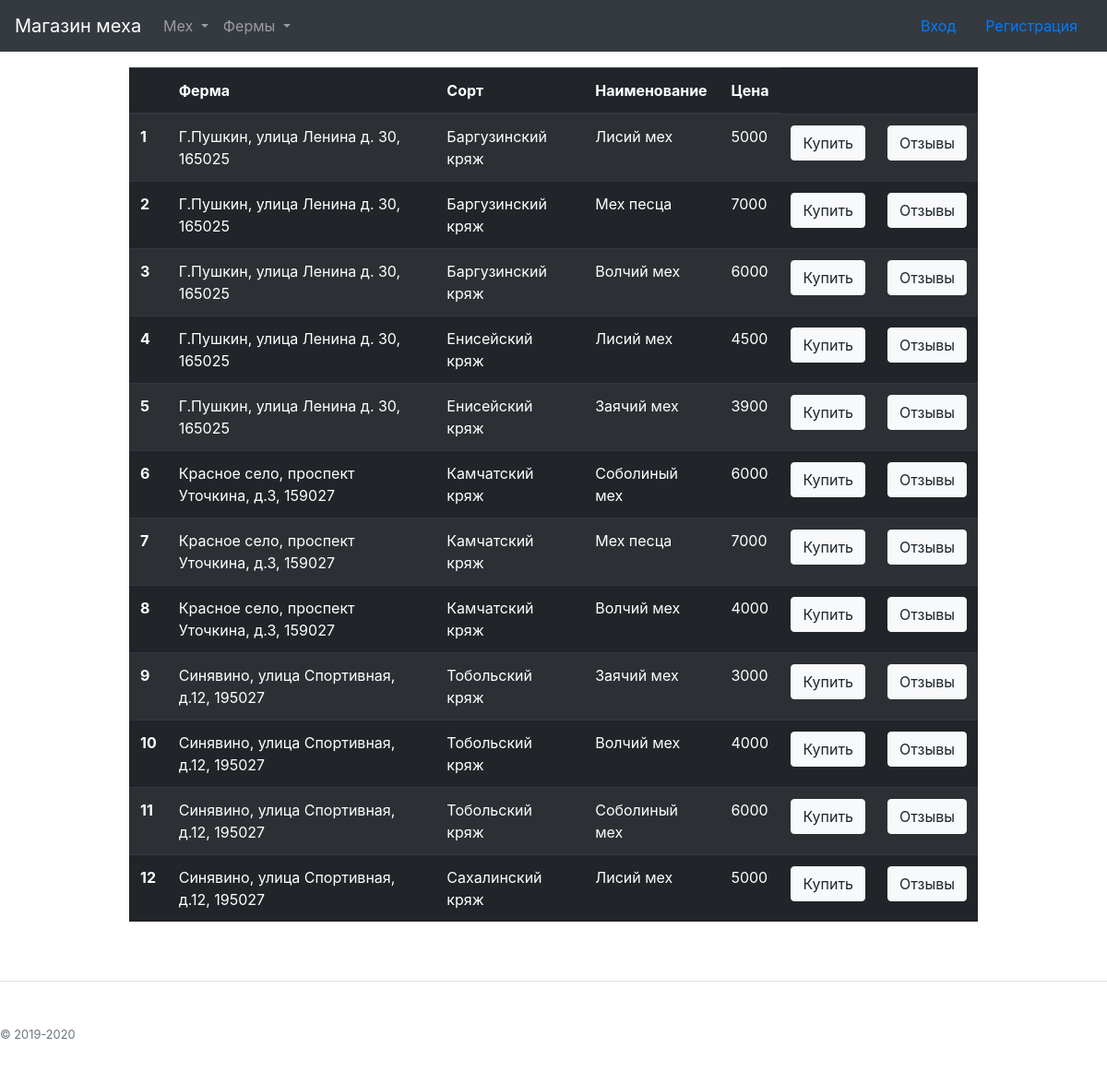
Screenshot of /furlist/ with the database file from the repository.
### fur_shop/models.py (models this page shows)
class Fur(models.Model):
    fur_id = models.IntegerField(primary_key=True)
    name = models.CharField(max_length=50)
    sort = models.CharField(max_length=50)
    farm = models.ForeignKey(Farm, on_delete=models.CASCADE)
    price = models.IntegerField()

class Farm(models.Model):
    farm_id = models.IntegerField(primary_key=True)
    adress = models.CharField(max_length=50)
    surname = models.CharField(max_length=50)
    phone = models.IntegerField()

### fur_shop/views.py (the view)
# urls.py: url(r"^furlist/",views.FurList.as_view(), name="fur_list"),
class FurList(ListView):
    model = Fur
    template_name = 'fur_list.html'

### Templates/fur_list.html
{% extends 'base.html' %}
{% load crispy_forms_tags %}
{% block content %}
<table class="table table-striped table-dark">
    <thead >
    <tr>
        <th scope="col"></th>
        <th scope="col">Ферма</th>
        <th scope="col">Сорт</th>
        <th scope="col">Наименование</th>
        <th scope="col">Цена</th>
    </tr>
    </thead>
    <tbody>
    {% for fur in object_list %}
        <tr>
            <th scope="row">{{ forloop.counter }}</th>
            <td>{{ fur.farm.adress }}</td>
            <td>{{ fur.sort }}</td>
            <td>{{ fur.name }}</td>
            <td>{{ fur.price}}</td>
            <td><a href="{% url 'fur_buy' fur.fur_id %}" class=" btn btn-light" >Купить</a></td>
            <td><a href="{% url 'reviews' fur.fur_id %}" class=" btn btn-light" >Отзывы</a></td>
        </tr>
    {% endfor %}
    </tbody>
</table>
{% endblock %}

### Templates/base.html (shortened to what this page needs)
<!doctype html>
<html lang="en">
  <head>
    <link rel="stylesheet" href="https://stackpath.bootstrapcdn.com/bootstrap/4.1.3/css/bootstrap.min.css">
    <link rel="stylesheet" href = "https://use.fontawesome.com/releases/v5.8.2/css/all.css">
  </head>
  <body>
  <nav class="navbar navbar-expand-md navbar-dark fixed-top bg-dark">
  <a class="navbar-brand" href="{% url 'home' %}">  Магазин меха</a>
<div class="collapse navbar-collapse" id="navbarCollapse">
    <ul class="navbar-nav mr-auto">
          <li class="nav-item dropdown">
        <a class="nav-link dropdown-toggle" href="#" id="navbarDropdown" role="button" data-toggle="dropdown" aria-haspopup="true" aria-expanded="false">
         Мех
        </a>
        </li>
       <li class="nav-item dropdown">
        <a class="nav-link dropdown-toggle" href="#" id="navbarDropdown2" role="button" data-toggle="dropdown" aria-haspopup="true" aria-expanded="false">
         Фермы
        </a>
        </li>
    </ul>
  </div>
      <form class="form-inline my-2 my-lg-0">
      {% if not user.is_authenticated %}
        <a class="nav-link"  href="{% url 'login' %}"> Вход <span class="sr-only">(current)</span></a>
       {% endif %}
      {% if not user.is_authenticated %}
        <a class="nav-link"  href="{% url 'register' %}"> Регистрация <span class="sr-only">(current)</span></a>
         {% endif %}
    </form>
</nav>
    <div class="container">
      <div class="row justify-content-center">
        <div class="col-10">
          {% block content %}
          {% endblock %}
        </div>
      </div>
    </div>
<footer class="pt-4 my-md-5 pt-md-5 border-top">
    <div class="row">
      <div class="col-12 col-md">
        <small class="d-block mb-3 text-muted">&copy; 2019-2020</small>
      </div>
    </div>
  </footer>
  </body>
</html>

### rows the page displays
Fur: farm.adress "Г.Пушкин, улица Ленина д. 30, 165025", sort "Баргузинский кряж", name "Лисий мех", price "5000"
Fur: farm.adress "Г.Пушкин, улица Ленина д. 30, 165025", sort "Баргузинский кряж", name "Мех песца", price "7000"
Fur: farm.adress "Г.Пушкин, улица Ленина д. 30, 165025", sort "Баргузинский кряж", name "Волчий мех", price "6000"
Fur: farm.adress "Г.Пушкин, улица Ленина д. 30, 165025", sort "Енисейский кряж", name "Лисий мех", price "4500"
Fur: farm.adress "Г.Пушкин, улица Ленина д. 30, 165025", sort "Енисейский кряж", name "Заячий мех", price "3900"
Fur: farm.adress "Красное село, проспект Уточкина, д.3, 159027", sort "Камчатский кряж", name "Соболиный мех", price "6000"
Fur: farm.adress "Красное село, проспект Уточкина, д.3, 159027", sort "Камчатский кряж", name "Мех песца", price "7000"
Fur: farm.adress "Красное село, проспект Уточкина, д.3, 159027", sort "Камчатский кряж", name "Волчий мех", price "4000"
Fur: farm.adress "Синявино, улица Спортивная, д.12, 195027", sort "Тобольский кряж", name "Заячий мех", price "3000"
Fur: farm.adress "Синявино, улица Спортивная, д.12, 195027", sort "Тобольский кряж", name "Волчий мех", price "4000"
Fur: farm.adress "Синявино, улица Спортивная, д.12, 195027", sort "Тобольский кряж", name "Соболиный мех", price "6000"
Fur: farm.adress "Синявино, улица Спортивная, д.12, 195027", sort "Сахалинский кряж", name "Лисий мех", price "5000"
